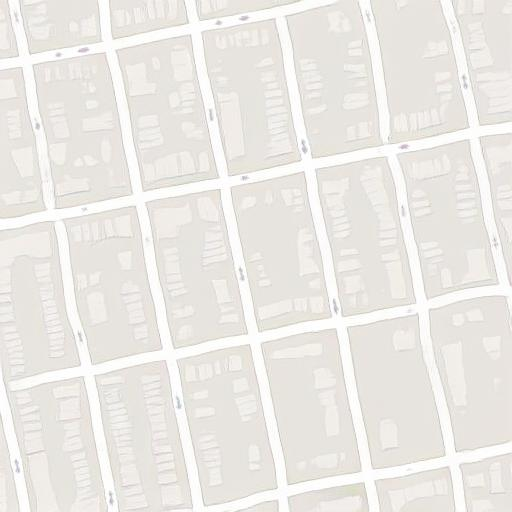
#> input picture images/509.jpg, 512 x 512 px
$ python green_blue.py   (older library calls are emulated)
#> lines starting #> are read from the running program, lines starting #| are printed output that depends on the picture
import matplotlib
import numpy as np
import scipy
import matplotlib.pyplot as plt
from skimage.measure import compare_ssim as ssim
import cv2 as cv

#load the images
map_1 = cv.imread('images/509.jpg')
#> map_1 is the input picture: shape (512, 512, 3); mean B, G, R 228.8, 233.2, 235.8

#Resizing the images
map_1 = cv.resize(map_1, (10000,10000))

#Convert to green blue
map_1 = cv.cvtColor(map_1, cv.COLOR_BGR2GRAY)

plt.imshow(map_1)
plt.show()
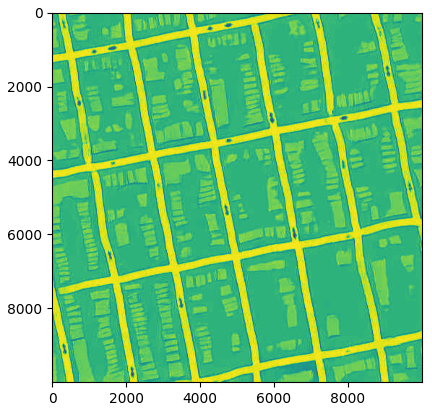
#> figure drawn by matplotlib, 1 panel

$ run again, with images/1.png saved as images/509.jpg
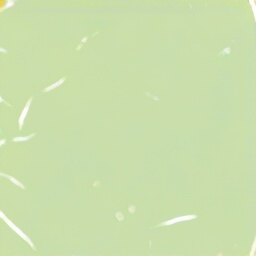
#> input picture images/1.png, 256 x 256 px
#> map_1 is the input picture: shape (256, 256, 3); mean B, G, R 171.9, 222.6, 202.3
#> `plt.show()`:
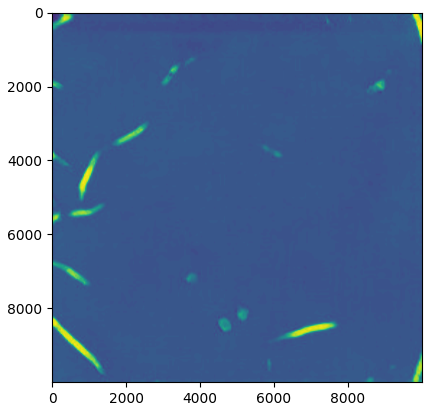
#> figure drawn by matplotlib, 1 panel
